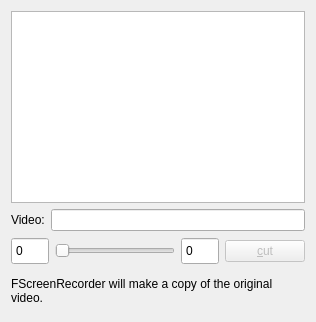
      <widget class="QWidget" name="tab_4">
       <attribute name="title">
        <string>Tools</string>
       </attribute>
       <layout class="QGridLayout" name="gridLayout_7">
        <item row="3" column="1">
         <spacer name="verticalSpacer">
          <property name="orientation">
           <enum>Qt::Vertical</enum>
          </property>
          <property name="sizeHint" stdset="0">
           <size>
            <width>20</width>
            <height>40</height>
           </size>
          </property>
         </spacer>
        </item>
        <item row="1" column="0" colspan="3">
         <layout class="QHBoxLayout" name="horizontalLayout_3">
          <item>
           <widget class="QLabel" name="label">
            <property name="text">
             <string>Video:</string>
            </property>
           </widget>
          </item>
          <item>
           <widget class="QLineEdit" name="selectedVideoEdit"/>
          </item>
         </layout>
        </item>
        <item row="2" column="0" colspan="3">
         <layout class="QHBoxLayout" name="horizontalLayout_2">
          <item>
           <widget class="QSpinBox" name="startSecBox">
            <property name="minimumSize">
             <size>
              <width>0</width>
              <height>28</height>
             </size>
            </property>
            <property name="readOnly">
             <bool>true</bool>
            </property>
            <property name="buttonSymbols">
             <enum>QAbstractSpinBox::NoButtons</enum>
            </property>
            <property name="maximum">
             <number>9999</number>
            </property>
           </widget>
          </item>
          <item>
           <widget class="SliderTwoHandle" name="timelineSlider">
            <property name="minimumSize">
             <size>
              <width>0</width>
              <height>28</height>
             </size>
            </property>
            <property name="orientation">
             <enum>Qt::Horizontal</enum>
            </property>
           </widget>
          </item>
          <item>
           <widget class="QSpinBox" name="endSecBox">
            <property name="minimumSize">
             <size>
              <width>0</width>
              <height>28</height>
             </size>
            </property>
            <property name="readOnly">
             <bool>true</bool>
            </property>
            <property name="buttonSymbols">
             <enum>QAbstractSpinBox::NoButtons</enum>
            </property>
            <property name="maximum">
             <number>9999</number>
            </property>
           </widget>
          </item>
          <item>
           <widget class="QPushButton" name="cutButton">
            <property name="enabled">
             <bool>false</bool>
            </property>
            <property name="text">
             <string>&amp;cut</string>
            </property>
            <property name="icon">
             <iconset resource="images.qrc">
              <normaloff>:/screenrecorder-cut.png</normaloff>:/screenrecorder-cut.png</iconset>
            </property>
           </widget>
          </item>
         </layout>
        </item>
        <item row="0" column="0" colspan="3">
         <widget class="QListWidget" name="videoListWidget"/>
        </item>
        <item row="3" column="0">
         <widget class="QLabel" name="label_9">
          <property name="text">
           <string>FScreenRecorder will make a copy of the original video.</string>
          </property>
          <property name="wordWrap">
           <bool>true</bool>
          </property>
         </widget>
        </item>
       </layout>
      </widget>
